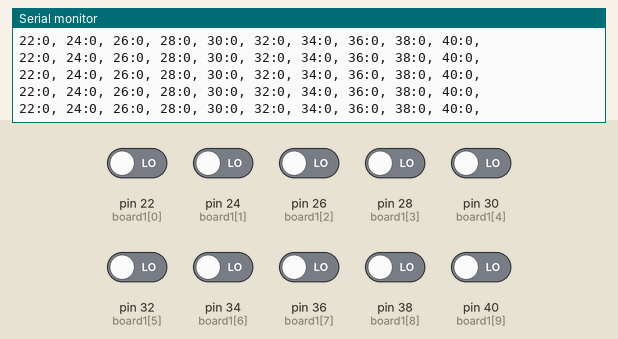
This sketch was run on a simulated Arduino Mega 2560, built with avr-gcc and run on an emulated ATmega2560. On the bench: the last lines printed to the serial monitor. The inputs (shaded band) are chosen by the test bench; at power-on: pin 22 (board1[0]), pin 24 (board1[1]), pin 26 (board1[2]), pin 28 (board1[3]), pin 30 (board1[4]), pin 32 (board1[5]), pin 34 (board1[6]), pin 36 (board1[7]), pin 38 (board1[8]), pin 40 (board1[9]) LOW.

Above: at 1.2 s.
1.3 s: pin 22 (board1[0]) driven HIGH
At 1.42 s:
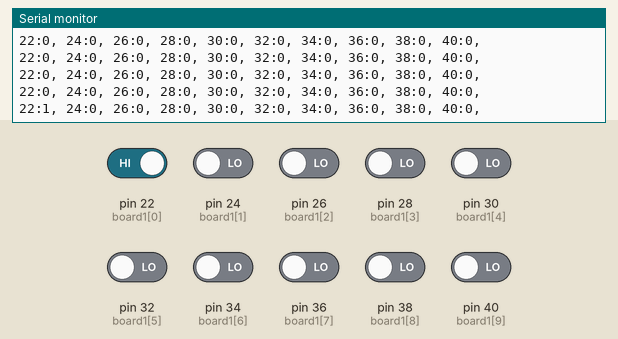
4.3 s: pin 24 (board1[1]) driven HIGH
At 4.39 s:
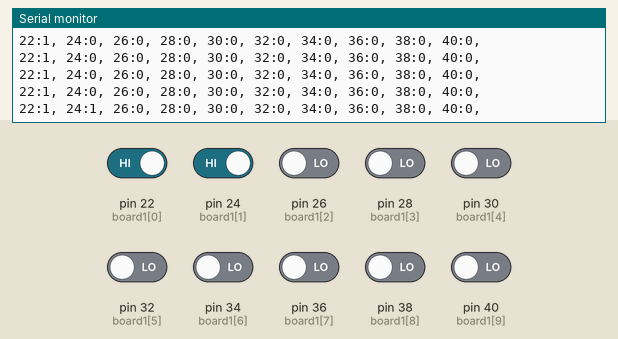
7.3 s: pin 26 (board1[2]) driven HIGH
At 7.42 s:
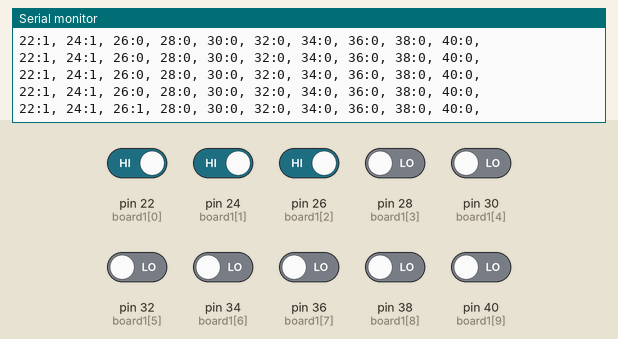
10.3 s: pin 28 (board1[3]) driven HIGH
At 10.45 s:
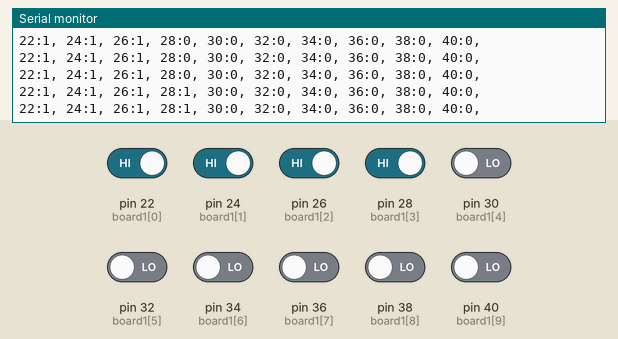
13.3 s: pin 30 (board1[4]) driven HIGH
At 13.48 s:
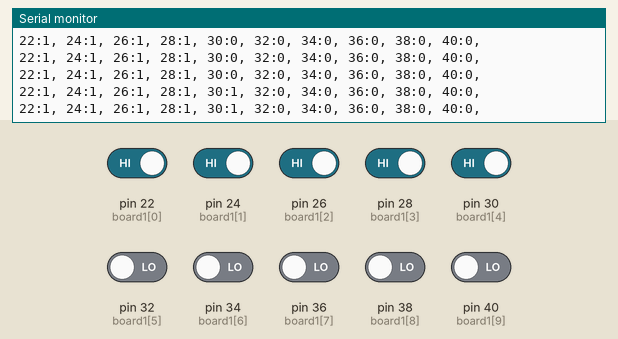
16.3 s: pin 32 (board1[5]) driven HIGH
At 20.25 s:
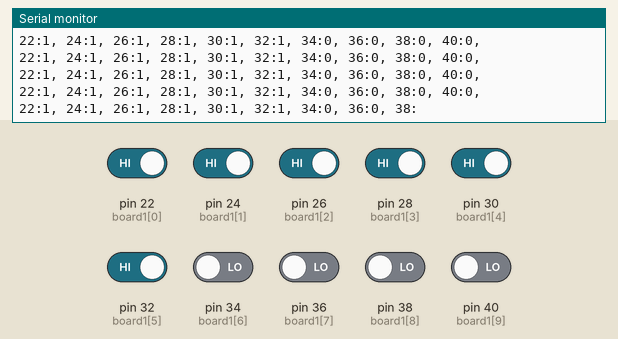

The sketch:

sideB_stoneTest_digitalRead.ino
```cpp
#define SIX_STONE_BOARD 6
#define TWO_STONE_BOARD 2
#define BOARD_COUNT 11
#define MAX_BOARD_NAME_LENGTH

#include "Arduino.h"

int board1[10] = {22,24,26,28,30,32,34,36,38,40};

int board1_val[10];

void setup()
{
  Serial.begin(9600);
  //setup Pins
  for(int i = 0; i < 10; i++){
    pinMode(board1[i], INPUT);
  }
}

void loop()
{
  // Read Piezo ADC value in, and convert it to a voltage
  sensorRead();
}
void sensorRead(){
//  // Read Piezo ADC value in, and convert it to a voltage
  for(int i = 0; i < 10; i++){
    board1_val[i] = digitalRead(board1[i]);
  }

  for(int i = 0; i < 10; i++){
    Serial.print(board1[i]);Serial.print(":");Serial.print(board1_val[i]);Serial.print(", ");
  }
  Serial.println();
}
```

Measured:
- after the input at 1.3 s, the serial monitor: prints a new line after 0.12 s (image 1)
- after the input at 4.3 s, the serial monitor: prints a new line after 0.09 s (image 2)
- after the input at 7.3 s, the serial monitor: prints a new line after 0.12 s (image 3)
- after the input at 10.3 s, the serial monitor: prints a new line after 0.08 s (image 4)
- after the input at 13.3 s, the serial monitor: prints a new line after 0.11 s (image 5)
- after the input at 16.3 s, the serial monitor: prints a new line after 0.08 s (image 6)
